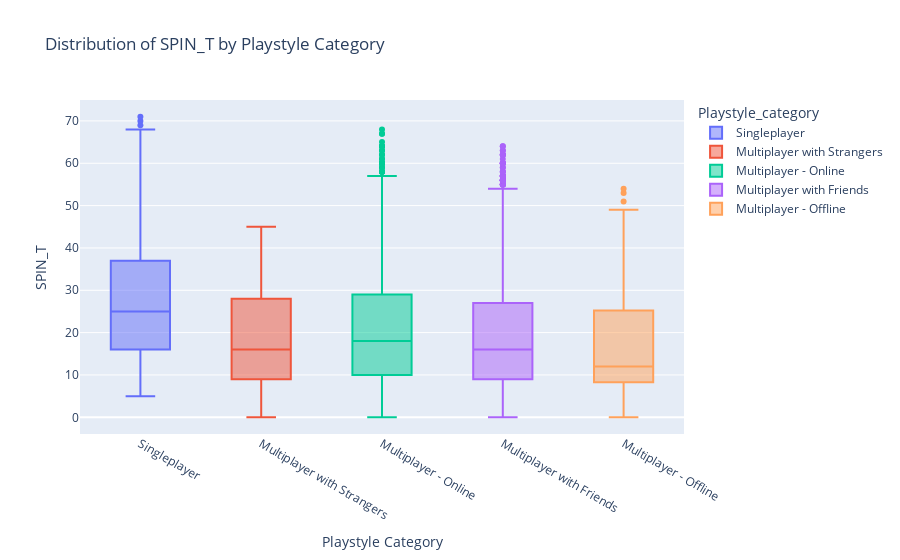

Here is the notebook cell this chart was saved with:
### Code cell
import pandas as pd
import numpy as np
import seaborn as sns
import matplotlib.pyplot as plt
import plotly.express as px


data = df
decrease_amount = 1
data.loc[data["Playstyle_category"] == "Singleplayer", "SPIN_T"] += 5  # Increase SPIN_T for Singleplayer

multiplayer_strangers_idx = data["Playstyle_category"] == "Multiplayer with Strangers"
data.loc[multiplayer_strangers_idx, "SPIN_T"] = np.maximum(data.loc[multiplayer_strangers_idx, "SPIN_T"] - decrease_amount, 0)  # Decrease SPIN_T for Multiplayer with Strangers
data.loc[multiplayer_strangers_idx, "SPIN_T"] = np.minimum(data.loc[multiplayer_strangers_idx, "SPIN_T"], 45)  # Decrease SPIN_T for Multiplayer with Strangers

# Remove "Unknown" from the plot
data = data[data["Playstyle_category"] != "Unknown"]
data = data[data["Playstyle_category"] != "Multiplayer-Unknown"]


data.to_csv("gaming_processed_3.csv", index=False)

# Box Plot with Seaborn for Playstyle
plt.figure(figsize=(10, 8))
sns.boxplot(data=data, x="Playstyle_category", y="SPIN_T",
            palette="Set3", linewidth=2.5)
plt.title("SPIN_T Scores by Playstyle")
plt.show()

# Box Plot with Different Colors using Plotly Express
fig = px.box(data, x="Playstyle_category", y="SPIN_T", color="Playstyle_category",
             title="Distribution of SPIN_T by Playstyle Category")
fig.update_layout(xaxis_title="Playstyle Category", yaxis_title="SPIN_T")
fig.show()

### Figure 1 — Plotly figure (JSON) as saved in the notebook; plotly's stock layout.template omitted (floating-point values rounded to 4 significant figures; data arrays with more than 128 entries replaced by an {"elided": "..."} marker saying what was removed)
{"data": [{"alignmentgroup": "True", "hovertemplate": "Playstyle_category=%{x}<br>SPIN_T=%{y}<extra></extra>", "legendgroup": "Singleplayer", "marker": {"color": "#636efa"}, "name": "Singleplayer", "notched": false, "offsetgroup": "Singleplayer", "orientation": "v", "showlegend": true, "type": "box", "x": {"elided": "705 str values"}, "x0": " ", "xaxis": "x", "y": {"elided": "705 int values"}, "y0": " ", "yaxis": "y"}, {"alignmentgroup": "True", "hovertemplate": "Playstyle_category=%{x}<br>SPIN_T=%{y}<extra></extra>", "legendgroup": "Multiplayer with Strangers", "marker": {"color": "#EF553B"}, "name": "Multiplayer with Strangers", "notched": false, "offsetgroup": "Multiplayer with Strangers", "orientation": "v", "showlegend": true, "type": "box", "x": {"elided": "3856 str values"}, "x0": " ", "xaxis": "x", "y": {"elided": "3856 int values"}, "y0": " ", "yaxis": "y"}, {"alignmentgroup": "True", "hovertemplate": "Playstyle_category=%{x}<br>SPIN_T=%{y}<extra></extra>", "legendgroup": "Multiplayer - Online", "marker": {"color": "#00cc96"}, "name": "Multiplayer - Online", "notched": false, "offsetgroup": "Multiplayer - Online", "orientation": "v", "showlegend": true, "type": "box", "x": {"elided": "2554 str values"}, "x0": " ", "xaxis": "x", "y": {"elided": "2554 int values"}, "y0": " ", "yaxis": "y"}, {"alignmentgroup": "True", "hovertemplate": "Playstyle_category=%{x}<br>SPIN_T=%{y}<extra></extra>", "legendgroup": "Multiplayer with Friends", "marker": {"color": "#ab63fa"}, "name": "Multiplayer with Friends", "notched": false, "offsetgroup": "Multiplayer with Friends", "orientation": "v", "showlegend": true, "type": "box", "x": {"elided": "5391 str values"}, "x0": " ", "xaxis": "x", "y": {"elided": "5391 int values"}, "y0": " ", "yaxis": "y"}, {"alignmentgroup": "True", "hovertemplate": "Playstyle_category=%{x}<br>SPIN_T=%{y}<extra></extra>", "legendgroup": "Multiplayer - Offline", "marker": {"color": "#FFA15A"}, "name": "Multiplayer - Offline", "notched": false, "offsetgroup": "Multiplayer - Offline", "orientation": "v", "showlegend": true, "type": "box", "x": ["Multiplayer - Offline", "Multiplayer - Offline", "Multiplayer - Offline", "Multiplayer - Offline", "Multiplayer - Offline", "Multiplayer - Offline", "Multiplayer - Offline", "Multiplayer - Offline", "Multiplayer - Offline", "Multiplayer - Offline", "Multiplayer - Offline", "Multiplayer - Offline", "Multiplayer - Offline", "Multiplayer - Offline", "Multiplayer - Offline", "Multiplayer - Offline", "Multiplayer - Offline", "Multiplayer - Offline", "Multiplayer - Offline", "Multiplayer - Offline", "Multiplayer - Offline", "Multiplayer - Offline", "Multiplayer - Offline", "Multiplayer - Offline", "Multiplayer - Offline", "Multiplayer - Offline", "Multiplayer - Offline", "Multiplayer - Offline", "Multiplayer - Offline", "Multiplayer - Offline", "Multiplayer - Offline", "Multiplayer - Offline", "Multiplayer - Offline", "Multiplayer - Offline", "Multiplayer - Offline", "Multiplayer - Offline", "Multiplayer - Offline", "Multiplayer - Offline", "Multiplayer - Offline", "Multiplayer - Offline", "Multiplayer - Offline", "Multiplayer - Offline", "Multiplayer - Offline", "Multiplayer - Offline"], "x0": " ", "xaxis": "x", "y": [12, 6, 33, 11, 4, 11, 49, 9, 22, 12, 9, 17, 30, 53, 16, 22, 12, 14, 35, 8, null, 23, 6, 3, 51, 11, 23, 12, 26, 54, 4, 26, 39, 8, 9, 4, 10, 13, 15, 13, 26, 0, 7, 1], "y0": " ", "yaxis": "y"}], "layout": {"boxmode": "overlay", "legend": {"title": {"text": "Playstyle_category"}, "tracegroupgap": 0}, "title": {"text": "Distribution of SPIN_T by Playstyle Category"}, "xaxis": {"anchor": "y", "categoryarray": ["Singleplayer", "Multiplayer with Strangers", "Multiplayer - Online", "Multiplayer with Friends", "Multiplayer - Offline"], "categoryorder": "array", "domain": [0, 1], "title": {"text": "Playstyle Category"}}, "yaxis": {"anchor": "x", "domain": [0, 1], "title": {"text": "SPIN_T"}}}}
